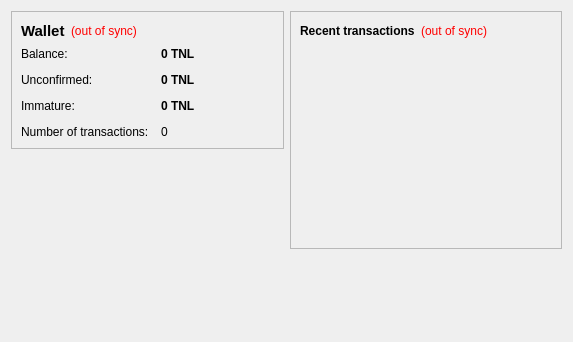
<?xml version="1.0" encoding="UTF-8"?>
<ui version="4.0">
 <class>OverviewPage</class>
 <widget class="QWidget" name="OverviewPage">
  <property name="geometry">
   <rect>
    <x>0</x>
    <y>0</y>
    <width>573</width>
    <height>342</height>
   </rect>
  </property>
  <property name="windowTitle">
   <string>Form</string>
  </property>
  <layout class="QHBoxLayout" name="horizontalLayout" stretch="1,1">
   <item>
    <layout class="QVBoxLayout" name="verticalLayout_2">
     <item>
      <widget class="QFrame" name="frame">
       <property name="frameShape">
        <enum>QFrame::StyledPanel</enum>
       </property>
       <property name="frameShadow">
        <enum>QFrame::Raised</enum>
       </property>
       <layout class="QVBoxLayout" name="verticalLayout_4">
        <item>
         <layout class="QHBoxLayout" name="horizontalLayout_4">
          <item>
           <widget class="QLabel" name="label_5">
            <property name="font">
             <font>
              <pointsize>11</pointsize>
              <weight>75</weight>
              <bold>true</bold>
             </font>
            </property>
            <property name="text">
             <string>Wallet</string>
            </property>
           </widget>
          </item>
          <item>
           <widget class="QLabel" name="labelWalletStatus">
            <property name="toolTip">
             <string>The displayed information may be out of date. Your wallet automatically synchronizes with the taelonlite network after a connection is established, but this process has not completed yet.</string>
            </property>
            <property name="styleSheet">
             <string notr="true">QLabel { color: red; }</string>
            </property>
            <property name="text">
             <string notr="true">(out of sync)</string>
            </property>
            <property name="alignment">
             <set>Qt::AlignLeading|Qt::AlignLeft|Qt::AlignVCenter</set>
            </property>
           </widget>
          </item>
          <item>
           <spacer name="horizontalSpacer_2">
            <property name="orientation">
             <enum>Qt::Horizontal</enum>
            </property>
            <property name="sizeHint" stdset="0">
             <size>
              <width>40</width>
              <height>20</height>
             </size>
            </property>
           </spacer>
          </item>
         </layout>
        </item>
        <item>
         <layout class="QFormLayout" name="formLayout_2">
          <property name="fieldGrowthPolicy">
           <enum>QFormLayout::AllNonFixedFieldsGrow</enum>
          </property>
          <property name="horizontalSpacing">
           <number>12</number>
          </property>
          <property name="verticalSpacing">
           <number>12</number>
          </property>
          <item row="0" column="0">
           <widget class="QLabel" name="label">
            <property name="text">
             <string>Balance:</string>
            </property>
           </widget>
          </item>
          <item row="0" column="1">
           <widget class="QLabel" name="labelBalance">
            <property name="font">
             <font>
              <weight>75</weight>
              <bold>true</bold>
             </font>
            </property>
            <property name="cursor">
             <cursorShape>IBeamCursor</cursorShape>
            </property>
            <property name="toolTip">
             <string>Your current balance</string>
            </property>
            <property name="text">
             <string notr="true">0 TNL</string>
            </property>
            <property name="textInteractionFlags">
             <set>Qt::LinksAccessibleByMouse|Qt::TextSelectableByKeyboard|Qt::TextSelectableByMouse</set>
            </property>
           </widget>
          </item>
          <item row="1" column="0">
           <widget class="QLabel" name="label_3">
            <property name="text">
             <string>Unconfirmed:</string>
            </property>
           </widget>
          </item>
          <item row="1" column="1">
           <widget class="QLabel" name="labelUnconfirmed">
            <property name="font">
             <font>
              <weight>75</weight>
              <bold>true</bold>
             </font>
            </property>
            <property name="cursor">
             <cursorShape>IBeamCursor</cursorShape>
            </property>
            <property name="toolTip">
             <string>Total of transactions that have yet to be confirmed, and do not yet count toward the current balance</string>
            </property>
            <property name="text">
             <string notr="true">0 TNL</string>
            </property>
            <property name="textInteractionFlags">
             <set>Qt::LinksAccessibleByMouse|Qt::TextSelectableByKeyboard|Qt::TextSelectableByMouse</set>
            </property>
           </widget>
          </item>
          <item row="3" column="0">
           <widget class="QLabel" name="label_2">
            <property name="text">
             <string>Number of transactions:</string>
            </property>
           </widget>
          </item>
          <item row="3" column="1">
           <widget class="QLabel" name="labelNumTransactions">
            <property name="toolTip">
             <string>Total number of transactions in wallet</string>
            </property>
            <property name="text">
             <string notr="true">0</string>
            </property>
           </widget>
          </item>
          <item row="2" column="0">
           <widget class="QLabel" name="labelImmatureText">
            <property name="text">
             <string>Immature:</string>
            </property>
           </widget>
          </item>
          <item row="2" column="1">
           <widget class="QLabel" name="labelImmature">
            <property name="font">
             <font>
              <weight>75</weight>
              <bold>true</bold>
             </font>
            </property>
            <property name="toolTip">
             <string>Mined balance that has not yet matured</string>
            </property>
            <property name="text">
             <string notr="true">0 TNL</string>
            </property>
            <property name="textInteractionFlags">
             <set>Qt::LinksAccessibleByMouse|Qt::TextSelectableByKeyboard|Qt::TextSelectableByMouse</set>
            </property>
           </widget>
          </item>
         </layout>
        </item>
       </layout>
      </widget>
     </item>
     <item>
      <spacer name="verticalSpacer">
       <property name="orientation">
        <enum>Qt::Vertical</enum>
       </property>
       <property name="sizeHint" stdset="0">
        <size>
         <width>20</width>
         <height>40</height>
        </size>
       </property>
      </spacer>
     </item>
    </layout>
   </item>
   <item>
    <layout class="QVBoxLayout" name="verticalLayout_3">
     <item>
      <widget class="QFrame" name="frame_2">
       <property name="frameShape">
        <enum>QFrame::StyledPanel</enum>
       </property>
       <property name="frameShadow">
        <enum>QFrame::Raised</enum>
       </property>
       <layout class="QVBoxLayout" name="verticalLayout">
        <item>
         <layout class="QHBoxLayout" name="horizontalLayout_2">
          <item>
           <widget class="QLabel" name="label_4">
            <property name="text">
             <string>&lt;b&gt;Recent transactions&lt;/b&gt;</string>
            </property>
           </widget>
          </item>
          <item>
           <widget class="QLabel" name="labelTransactionsStatus">
            <property name="toolTip">
             <string>The displayed information may be out of date. Your wallet automatically synchronizes with the taelonlite network after a connection is established, but this process has not completed yet.</string>
            </property>
            <property name="styleSheet">
             <string notr="true">QLabel { color: red; }</string>
            </property>
            <property name="text">
             <string notr="true">(out of sync)</string>
            </property>
            <property name="alignment">
             <set>Qt::AlignRight|Qt::AlignTrailing|Qt::AlignVCenter</set>
            </property>
           </widget>
          </item>
          <item>
           <spacer name="horizontalSpacer">
            <property name="orientation">
             <enum>Qt::Horizontal</enum>
            </property>
            <property name="sizeHint" stdset="0">
             <size>
              <width>40</width>
              <height>20</height>
             </size>
            </property>
           </spacer>
          </item>
         </layout>
        </item>
        <item>
         <widget class="QListView" name="listTransactions">
          <property name="styleSheet">
           <string notr="true">QListView { background: transparent; }</string>
          </property>
          <property name="frameShape">
           <enum>QFrame::NoFrame</enum>
          </property>
          <property name="verticalScrollBarPolicy">
           <enum>Qt::ScrollBarAlwaysOff</enum>
          </property>
          <property name="horizontalScrollBarPolicy">
           <enum>Qt::ScrollBarAlwaysOff</enum>
          </property>
          <property name="selectionMode">
           <enum>QAbstractItemView::NoSelection</enum>
          </property>
         </widget>
        </item>
       </layout>
      </widget>
     </item>
     <item>
      <spacer name="verticalSpacer_2">
       <property name="orientation">
        <enum>Qt::Vertical</enum>
       </property>
       <property name="sizeHint" stdset="0">
        <size>
         <width>20</width>
         <height>40</height>
        </size>
       </property>
      </spacer>
     </item>
    </layout>
   </item>
  </layout>
 </widget>
 <resources/>
 <connections/>
</ui>
